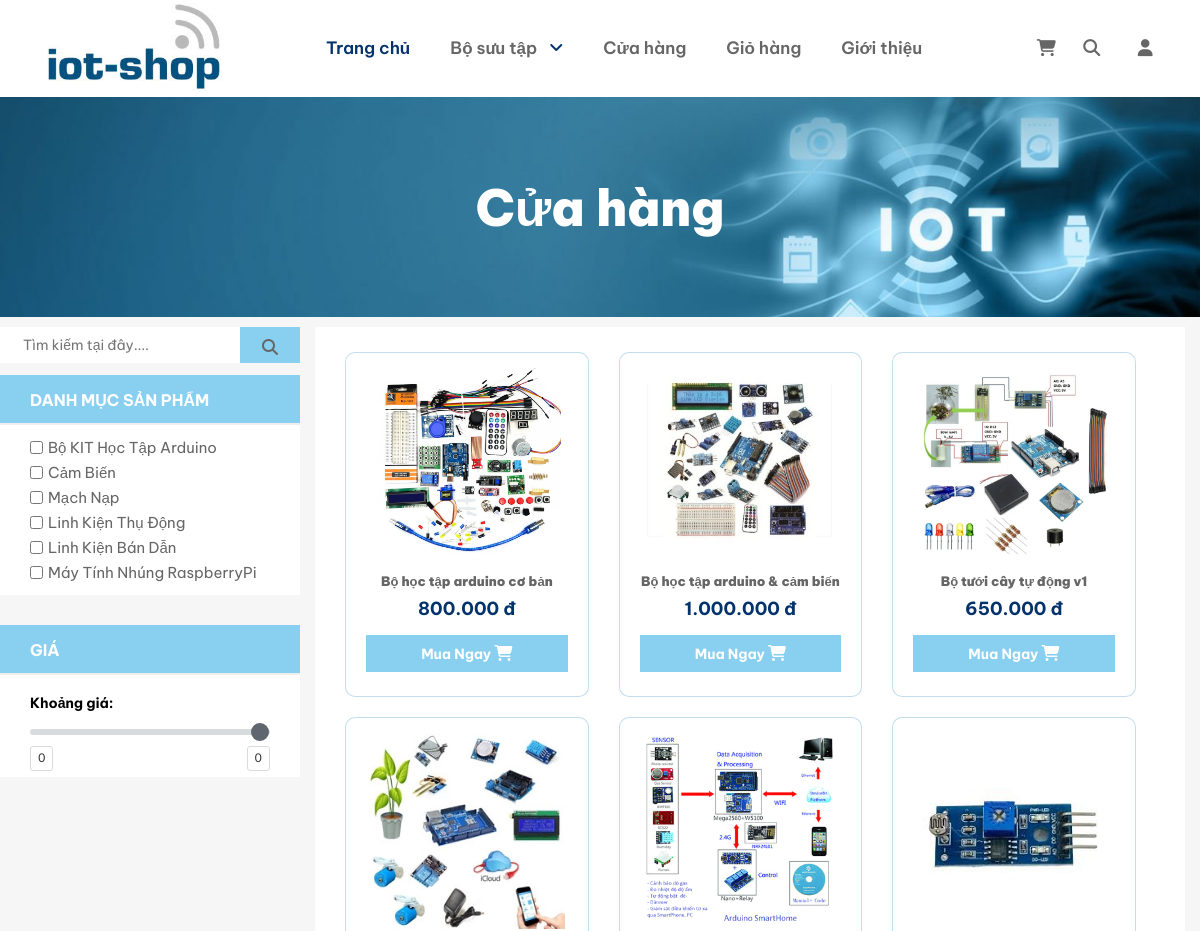
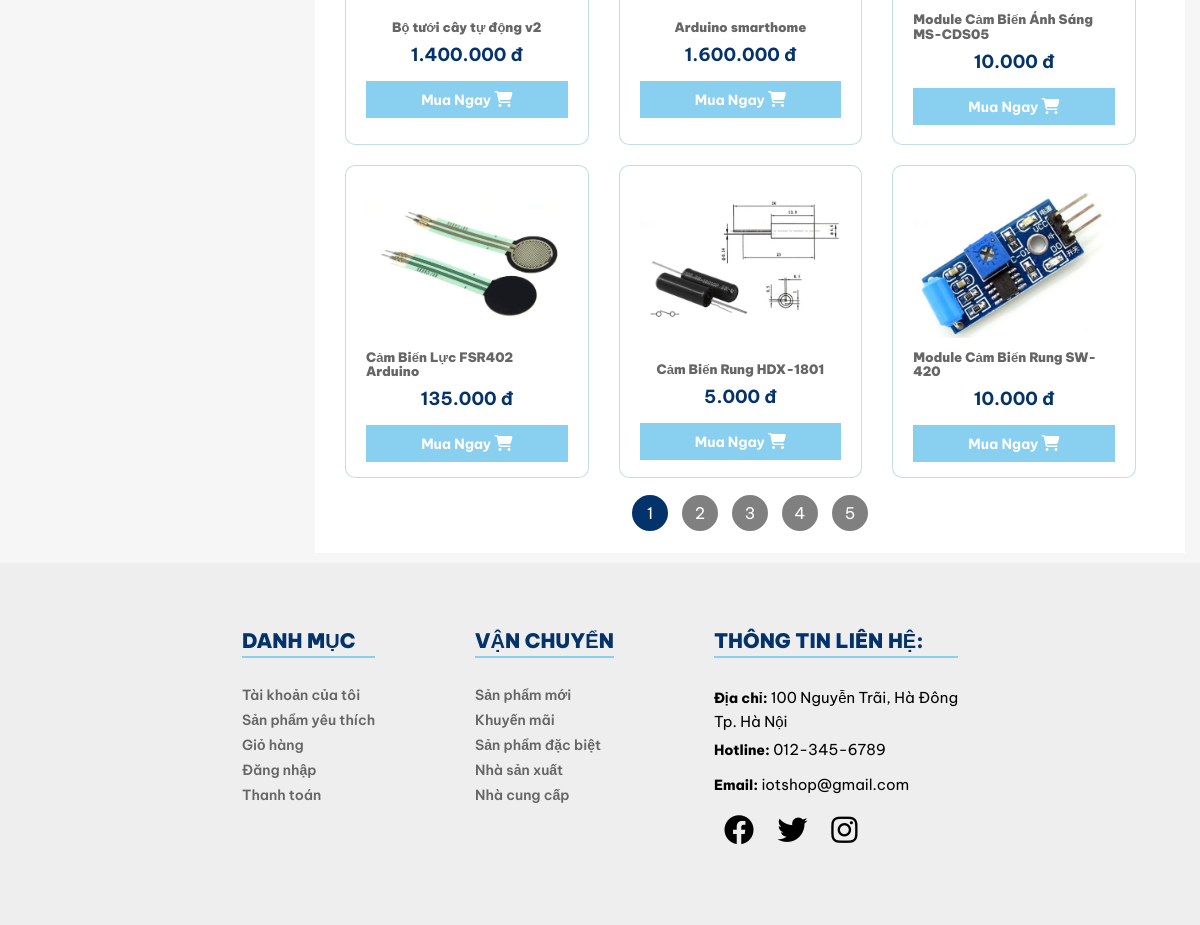
Page /index.php?quanly=cuahang on the committed database (2 pictures, top to bottom).
### tables this page shows
CREATE TABLE `category` (
  `id_category` int(11) NOT NULL,
  `name_category` varchar(50) NOT NULL,
  `img_category` varchar(250) NOT NULL,
  `order` int(2) NOT NULL,
  `parent_id` int(11) NOT NULL
);

CREATE TABLE `detailproduct` (
  `id_detailProduct` int(11) NOT NULL,
  `inventory` int(11) NOT NULL,
  `sold` int(11) NOT NULL,
  `detail_size` varchar(10) NOT NULL,
  `detail_price` int(11) NOT NULL,
  `id_product` int(11) NOT NULL
);

CREATE TABLE `product` (
  `id_product` int(11) NOT NULL,
  `title_product` varchar(50) NOT NULL,
  `img_product` varchar(150) NOT NULL,
  `subTitle_product` varchar(250) NOT NULL,
  `des_product` text NOT NULL,
  `hot_product` tinyint(1) NOT NULL,
  `id_category` int(11) DEFAULT NULL
);

### model/db.classes.php (called while the page is built, shortened)
<?php
class DB {
    private $servername = "localhost";
    private $username = "root";
    private $password = '';
    private $dbname = "iot";
    protected function connect () {
        try {
            $conn = new PDO('mysql:host='.$this->servername.';dbname='.$this->dbname, $this->username, $this->password);
            $conn->setAttribute(PDO::ATTR_ERRMODE, PDO::ERRMODE_EXCEPTION);
            return $conn;
        }catch(PDOException $e) {
            echo "Connection failed: " . $e->getMessage();
        }
    }
}
?>

### model/category.classes.php (called while the page is built, shortened)
<?php
class Category extends DB {
    public function getCategorys() {
        $sql = "Select * from category ORDER BY parent_id";
        $stmt = $this->connect()->query($sql);
        return $stmt->fetchAll();
    }
    public function getParentCategory() {
        $sql = "Select * from category WHERE parent_id = 0";
        $stmt = $this->connect()->query($sql);
        return $stmt->fetchAll();
    }
}
?>

### model/product.classes.php (called while the page is built, shortened)
<?php
class Product extends DB {
    public function getProductsByCategory($listIDCategory,$limit,$name) {
        $condition = "HAVING ";
        if(count($listIDCategory) > 1 ) {
            for($i = 0; $i < count($listIDCategory) ; $i++) {
                if($i == 0) {
                    $condition .= "id_category = $listIDCategory[$i] ";
                }else {
                    $condition .= "OR id_category = $listIDCategory[$i] ";
                }
            }
        }else if(count($listIDCategory) == 1) {
            $condition .= "id_category = $listIDCategory[0] ";
        }else {
            $condition .= "1";
        }
        $condition .=" AND title_product LIKE '%$name%'";
        $condition .= " LIMIT $limit";
        $sql = "Select * from product INNER JOIN detailproduct ON product.id_product = detailproduct.id_product GROUP BY product.id_product $condition";
        $stmt = $this->connect()->query($sql);
        return $stmt->fetchAll();
    }
    public function getCountProductsByCategory($listIDCategory,$name) {
        $condition = "WHERE ";
        if(count($listIDCategory) > 1 ) {
            for($i = 0; $i < count($listIDCategory) ; $i++) {
                if($i == 0) {
                    $condition .= "id_category = $listIDCategory[$i] ";
                }else {
                    $condition .= "OR id_category = $listIDCategory[$i] ";
                }
            }
        }else if(count($listIDCategory) == 1) {
            $condition .= "id_category = $listIDCategory[0] ";
        }else {
            $condition .= "1";
        }
        $condition .=" AND title_product LIKE '%$name%'";
        $sql = "Select * from product $condition";
        $stmt = $this->connect()->query($sql);
        return $stmt->rowCount();
    }
}
?>

### view/shop.php (the view, shortened to what this page needs)
<?php
include_once('./model/product.classes.php');
include_once('./model/category.classes.php');
$Product = new Product();
$Category = new Category();
$arrayIdCategory = [];
$searchName = "";
if ($_GET['quanly'] == 'cuahang') {
  if (isset($_GET['id_category'])) {
    $id_category = $_GET['id_category'];
    $arrayIdCategory = $Category->getArrChildCategoryByID($id_category);
    array_push($arrayIdCategory, $id_category);
  } else {
    $id_category = 0;
  }
}
?>
<div class="banner">
  <h3 class="title">Cửa hàng</h3>
</div>
<div class="container-shop">
  <form action="#" method="post" class="container-shop-left">
    <form class="container-item">
      <div class="container-search">
        <input
          type="text"
          name="search"
          id="search-product-homepage"
          placeholder="Tìm kiếm tại đây...."
          onchange="fetchAjaxHomePage()"
          value="<?php echo $searchName ? $searchName : '' ?>" />
        <button type="submit">
          <i class="fa-solid fa-magnifying-glass"></i>
        </button>
      </div>
      <div class="container-item">
        <div class="container-categories">
          <div class="title-shop-left">Danh mục sản phẩm</div>
          <ul class="categories">
            <?php
            $listParentCategory = $Category->getCategorys();
            foreach ($listParentCategory as $row_parent_category) {
            ?>
              <li class="categorie">
                <input
                  type="checkbox"
                  name="category"
                  class="categoryCheckbox"
                  value="<?php echo $row_parent_category['id_category'] ?>"
                  <?php echo $row_parent_category['id_category'] == $id_category ? 'checked' : '' ?>
                  onchange="fetchAjaxHomePage()">
                <label for="category" class="link-categorie"><?php echo $row_parent_category['name_category'] ?></label>
              </li>
            <?php } ?>
          </ul>
        </div>
      </div>
      <div class="container-item">
        <div class="container-filter">
          <div class="title-shop-left">Giá</div>
          <div class="price-amount">
            <h5>Khoảng giá: </h5>
            <div class="section-item fillter">
              <input class="range" type="range" name="range" min="0" max="10000000" value="1000000000" step="10000"
                onmousemove="rangevalue1.value=nf.format(value)"
                onchange="fetchAjaxHomePage()" />
              <div class="price-fillter">
                <output id="rangevalue">0</output>
                <output id="rangevalue1">0</output>
              </div>
            </div>
          </div>
        </div>
      </div>
    </form>
    <div class="shop-right">
      <div class="product-list-shop" id="result">
        <?php
        $productPerPage = 9;
        $countProducts = $Product->getCountProductsByCategory($arrayIdCategory, $searchName);
        $countPage = ceil($countProducts / $productPerPage);
        $productList = $Product->getProductsByCategory($arrayIdCategory, $productPerPage, $searchName);
        foreach ($productList as $item) {
        ?>
          <a href="index.php?quanly=chitiet&id=<?php echo $item['id_product'] ?>" class="product-item">
            <div class="product-img">
              <img src="<?php echo $item['img_product'] ?>" alt="">
            </div>
            <div class="product-info">
              <p class="product-name"><?php echo $item['title_product'] ?></p>
              <p class="product-price"><?php echo number_format($item['detail_price'], 0, '', '.') ?> đ</p>
              <button class="btn-addtocart">
                Mua Ngay
                <i class="fa-solid fa-cart-shopping"></i>
              </button>
            </div>
          </a>
        <?php
        }
        ?>
      </div>
      <div class="pagination">
        <?php
        $i = 1;
        while ($i <= $countPage) {
        ?>
          <div class="item">
            <label for="input-<?php echo $i ?>" class="button button-<?php echo $i ?>"> <?php echo $i ?></label>
          </div>
        <?php
          $i++;
        }
        ?>
      </div>
    </div>
  </form>
</div>

### assets/css/global.css (style rules this page uses)
* { font-family: 'Be Vietnam Pro', sans-serif; margin: 0; padding: 0; box-sizing: border-box; font-size: 10px; }
html { font-size: 10px; }
a { text-decoration: none; }
ul,li { list-style: none; }
img { object-fit: cover; }
:root { --primary-color: #04336C; --primary-admin: #2a2185; --secondary-color: #89CFF0; --third-color: #FFFFFF; --text-color: #666666; --hover: #04336C; --box-shadow: rgba(53, 146, 191, 0.7) 0px 10px 15px; --bg-footer: #eee; --bg-main:#F6F6F6; --header-height: 97px; }

### assets/css/components/header.css (style rules this page uses)
.fa-cart-shopping { position: relative; }

### assets/css/shop.css (style rules this page uses)
body { background-color: var(--bg-main); }
.banner { position: relative; background: rgba(0, 0, 0, 0) url(../images/iot-banner.jpg) no-repeat scroll center center/cover; padding-top: 220px; }
.banner .title { position: absolute; top: 50%; left: 50%; transform: translate(-50%, -50%); font-size: 5rem; font-weight: 900; line-height: 33px; color: white; }
.container-shop { display: flex; max-width: 1200px; margin: 0 auto; }
.shop-right { flex: 1; display: flex; flex-wrap: wrap; background-color: var(--third-color); padding: 15px; margin: 10px 15px; align-items: center; }
.product-list-shop { width: 100%; display: flex; flex-wrap: wrap; }
.product-item { display: flex; flex-direction: column; width: 29%; border: 1px solid rgba(53, 146, 191, 0.3); border-radius: 10px; padding: 15px 20px; margin: 10px 15px; background-color: white; transition: all linear 0.3s; }
.product-img { width: 100%; height: 60%; }
.product-img img { width: 100%; height: 100%; object-fit: contain; }
.product-info { display: flex; flex: 1; flex-direction: column; justify-content: center; align-items: center; margin-top: 10px; }
.product-item img { flex-shrink: 0; width: 100%; max-height: 230px; overflow-y: hidden; }
.product-name { color: var(--text-color); font-size: 1.3rem; font-weight: 900; margin-bottom: 10px; }
.product-price { font-size: 1.8rem; font-weight: 700; color: var(--primary-color); }
.product-item .btn-addtocart { width: 100%; padding: 10px 0; margin-top: 15px; background-color: var(--secondary-color); color: var(--third-color); font-size: 1.4rem; font-weight: 700; border: none; transition: all linear 0.3s; cursor: pointer; }
.pagination { margin: 0 auto; }
.container-shop-left { display: flex; width: 25%; flex-direction: column; margin-top: 10px; }
.container-item { background-color: var(--third-color); }
.container-item:not(:last-child) { margin-bottom: 3rem; }
.container-search { display: flex; align-items: center; margin-bottom: 12px; }
form input[type="text"] { width: 80%; font-size: 1.4rem; padding: 10px 23px; border: none; outline: none; color: var(--text-color); }
form button[type="submit"] { flex: 1; font-size: 2rem; height: 100%; border: none; outline: none; cursor: pointer; font-weight: 800; color: var(--text-color); background: var(--secondary-color); }
.container-categories { display: flex; flex-direction: column; background-color: var(--third-color); }
.title-shop-left { border-bottom: 2px solid #eee; color: var(--third-color); background: var(--secondary-color); font-size: 16px; font-weight: 700; height: 50px; line-height: 50px; margin-bottom: 0; padding: 0 30px; text-transform: uppercase; }
.categories { padding: 10px 30px; }
.categorie { font-size: 2rem; display: flex; align-items: center; }
.categorie .link-categorie { color: var(--text-color); display: inline-block; font-size: 1.5rem; line-height: 25px; text-transform: capitalize; cursor: pointer; transition: all 0.3s ease 0s; margin-left: 5px; }
.container-filter { display: flex; flex-direction: column; }
.price-amount { padding: 20px 30px 0; display: flex; flex-direction: column; justify-content: space-around; }
.price-amount h5, .price-amount span { font-size: 1.4rem; }
.range { width: 100%; -webkit-appearance: none; vertical-align: middle; outline: none; border: none; padding: 0; background: none; }
output { border: 1px solid #d7dbdd; color: #333; font-family: "Lato", sans-serif; font-size: 12px; margin: 6px 0; padding: 0.4em 0.6em; border-radius: 3px; }
.price-fillter { display: flex; justify-content: space-between; }
.fillter { margin: 10px 0 0 0; }

### rows in the picture
category: name_category "Bộ KIT Học Tập Arduino"
category: name_category "Cảm Biến"
category: name_category "Mạch Nạp"
category: name_category "Linh Kiện Thụ Động"
category: name_category "Linh Kiện Bán Dẫn"
category: name_category "Máy Tính Nhúng RaspberryPi"
detailproduct: id_product.img_product (picture), id_product.title_product "Bộ học tập arduino cơ bản", detail_price "800.000"
detailproduct: id_product.img_product (picture), id_product.title_product "Bộ học tập arduino & cảm biến", detail_price "1.000.000"
detailproduct: id_product.img_product (picture), id_product.title_product "Bộ tưới cây tự động v1", detail_price "650.000"
detailproduct: id_product.img_product (picture), id_product.title_product "Bộ tưới cây tự động v2", detail_price "1.400.000"
detailproduct: id_product.img_product (picture), id_product.title_product "Arduino smarthome", detail_price "1.600.000"
detailproduct: id_product.img_product (picture), id_product.title_product "Module Cảm Biến Ánh Sáng MS-CDS05", detail_price "10.000"
detailproduct: id_product.img_product (picture), id_product.title_product "Cảm Biến Lực FSR402 Arduino", detail_price "135.000"
detailproduct: id_product.img_product (picture), id_product.title_product "Cảm Biến Rung HDX-1801", detail_price "5.000"
detailproduct: id_product.img_product (picture), id_product.title_product "Module Cảm Biến Rung SW-420", detail_price "10.000"
